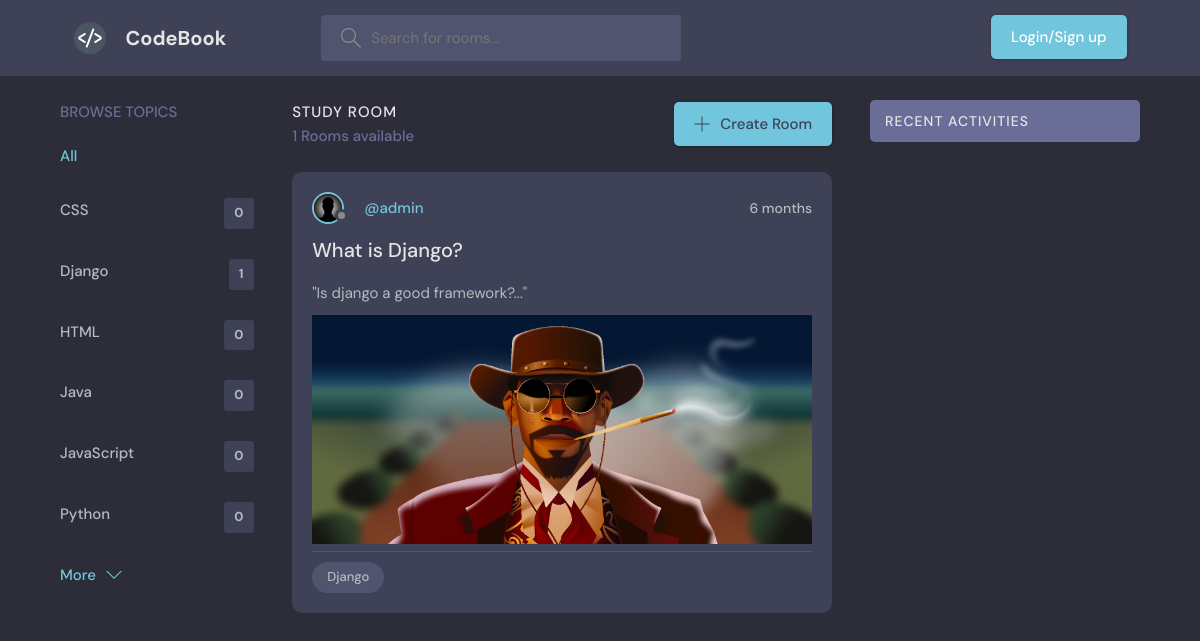
The page / on the database its author committed.
### base/models.py (models this page shows, shortened)
class Topic(models.Model):
    name = models.CharField(max_length=200)
    def __str__(self):
        return self.name[:20]
    class Meta:
        ordering=['name']

class Room(models.Model):
    host = models.ForeignKey(User, on_delete=models.CASCADE)
    topic = models.ForeignKey(Topic, on_delete=models.CASCADE)
    name = models.CharField(max_length=200)
    description = models.TextField(max_length=1024)
    participants = models.ManyToManyField(User, related_name='participants', blank=True)
    files = models.FileField(upload_to="Room-files", blank=True)
    images = models.ImageField(upload_to="Room-images", blank=True)
    video = models.FileField(upload_to="Room-videos", blank=True, max_length=10000)
    created = models.DateTimeField(auto_now_add=True)
    updated = models.DateTimeField(auto_now=True)
    class Meta:
        ordering=['-updated', '-created']

class User(AbstractUser):
    genderChoice=(
        ('M','Male'),
        ('F','Female'),
        ('O','Other'),
    )
    name = models.CharField(max_length=25)
    email = models.EmailField(max_length=50)
    gender = models.CharField(max_length=25, choices=genderChoice)
    dob = models.DateField(null=True)
    phone = models.CharField(max_length=15)
    address = models.TextField(max_length=125)
    bio = models.TextField(max_length=500)
    avatar = models.ImageField(upload_to='avatars', default='nopic.jpg')
    status = models.BooleanField(default=True)

### base/views.py (the view)
# urls.py: path('', views.index, name='home'),
def index(request):
    topic = Topic.objects.all()
    user = User.objects.all()
    q = request.GET.get('q') if request.GET.get('q')  != None else ''
    room = Room.objects.filter(
        Q(topic__name__icontains=q) |
        Q(name__icontains=q) |
        Q(description__icontains=q)
    )
    room_count=room.count()
    room_messages = Message.objects.filter(Q(room__topic__name__icontains=q))
    context = {'room':room, 'topic':topic, 'room_count':room_count,'room_messages':room_messages, 'user':user}
    return render(request, 'base/home.html', context)

### base/templates/base/home.html (shortened to what this page needs)
{% extends 'main.html'%} {% block content%}
<main class="layout layout--3">
  <div class="container">
    {% include 'base/topics_comp.html'%}
    <div class="roomList">
      {% include 'base/feed.html' %}
    </div>
    {% include 'base/activity_comp.html'%}
  </div>
</main>
{% endblock %}

### base/templates/base/topics_comp.html
<div class="topics">
  <div class="topics__header">
    <h2>Browse Topics</h2>
  </div>
  <ul class="topics__list">
    <li>
      <a href="{% url 'home' %}" class="active">All</a>
    </li>
    {% for obj in topic%}
    <li>
      <a href="{% url 'home' %}?q={{obj.name}}"
        >{{obj.name}} <span>{{obj.room_set.all.count}}</span></a
      >
    </li>
    {% endfor %}
  </ul>
  <a class="btn btn--link" href="topics.html">
    More
    <svg
      version="1.1"
      xmlns="http://www.w3.org/2000/svg"
      width="32"
      height="32"
      viewBox="0 0 32 32"
    >
      <title>chevron-down</title>
      <path d="M16 21l-13-13h-3l16 16 16-16h-3l-13 13z"></path>
    </svg>
  </a>
</div>

### base/templates/base/feed.html (shortened to what this page needs)
<div class="roomList__header">
  <div>
    <h2>Study Room</h2>
    <p>{{room.count}} Rooms available</p>
  </div>
  <a class="btn btn--main" href="/create-room">
    <svg version="1.1" xmlns="http://www.w3.org/2000/svg" width="32" height="32" viewBox="0 0 32 32">
      <title>add</title>
      <path
        d="M16.943 0.943h-1.885v14.115h-14.115v1.885h14.115v14.115h1.885v-14.115h14.115v-1.885h-14.115v-14.115z"
      ></path>
    </svg>
    Create Room
  </a>
</div>
{% for x in room %}
<div class="roomListRoom">
  <div class="roomListRoom__header">
    <a href="{% url 'user-profile' x.host.id %}" class="roomListRoom__author">
      <div class="avatar avatar--small">
        <img src="{{x.host.avatar.url}}">
      </div>
       @{{x.host.username}}
    </a>
    <div class="roomListRoom__actions">
      <span>{{x.updated|timesince}}</span>
    </div>
  </div>
  <div class="roomListRoom__content">
    <a href="{% url 'detail' x.id %}">{{x.name}}</a>
    <p>
      "{{x.description|slice:":64"}}..."
    </p>
  </div>
  <div>
    {% include 'base/files_pics.html'%}
  </div>
  <div class="roomListRoom__meta">
    <p class="roomListRoom__topic">{{x.topic}}</p>
  </div>
</div>
{% endfor %}

### base/templates/base/files_pics.html (shortened to what this page needs)
<div>
  {% if x.images and x.video %}
  <div class='col-container'>
    <img src="{{x.images.url}}" height="410">
    <video width="230" controls autoplay muted>
      <source src="{{x.video.url}}" type="video/mp4" />
      Video Missing
    </video>
  </div>
  {% else %}
  <div>
    {% if x.images %}
    <img src="{{x.images.url}}" height="auto" />
    {% endif %}
  </div>
  {% endif %}
</div>

### static/css/style.css (style rules this page uses)
:root { --color-main: #71c6dd; --color-main-light: #e1f6fb; --color-dark: #3f4156; --color-dark-medium: #51546e; --color-dark-light: #696d97; --color-light: #e5e5e5; --color-gray: #8b8b8b; --color-light-gray: #b2bdbd; --color-bg: #2d2d39; --color-success: #5dd693; --color-error: #fc4b0b; }
* { font-family: "DM Sans", -apple-system, BlinkMacSystemFont, "Segoe UI", Roboto, Oxygen, Ubuntu, Cantarell, "Open Sans", "Helvetica Neue", sans-serif; margin: 0; padding: 0; box-sizing: border-box; text-rendering: optimizeLegibility; font-size: inherit; }
html { font-size: 56.25%; }
@media only screen and (min-width: 1200px) { html { font-size: 62.5%; } }
body { line-height: 1.6; font-weight: 400; font-size: 1.5rem; color: var(--color-light-gray); background-color: var(--color-bg); min-height: 100vh; }
img { width: 100%; }
a { display: inline-block; color: var(--color-main); text-decoration: none; }
.container { max-width: 120rem; width: 90%; margin: auto; }
.btn { background-color: transparent; border: none; display: inline-flex; align-items: center; gap: 1rem; cursor: pointer; transition: all ease-in-out 0.3s; padding: 1rem 2rem; border-radius: 5px; box-shadow: 1px 1px 3px 1px rgba(0, 0, 0, 0.15); font-weight: 500; }
.btn--link { border-radius: 0; padding: 0; color: var(--color-main); box-shadow: none; }
.btn--main { background-color: var(--color-main); color: var(--color-dark); }
.btn > svg { fill: currentColor; width: 1.6rem; height: 1.6rem; }
.avatar { position: relative; display: inline-block; border-radius: 50%; border: 2px solid var(--color-main); }
.avatar img { display: block; border-radius: 50%; object-fit: cover; object-position: center; }
.avatar::after { content: ""; display: block; position: absolute; background-color: var(--color-gray); z-index: 111; border-radius: 50%; border: 0.3rem solid var(--color-dark); }
.avatar.avatar--small img { width: 2.8rem; height: 2.8rem; }
.avatar.avatar--small:after { width: 0.7rem; height: 0.7rem; bottom: 0px; right: -6px; }
.layout { margin-top: 2.4rem; }
.layout > .container { display: flex; justify-content: space-between; align-items: flex-start; }
.layout--3 > .container > div:first-child { flex-basis: 18%; max-width: 22.5rem; }
.layout--3 > .container > div:nth-child(2) { flex-basis: 50%; }
.topics__header { margin-bottom: 2rem; }
.topics__header h2 { text-transform: uppercase; font-weight: 500; color: var(--color-dark-light); }
.topics__list { list-style: none; }
.topics__list li a { display: flex; justify-content: space-between; margin-bottom: 3rem; font-weight: 500; color: var(--color-light-gray); transition: all 0.3s ease-in-out; }
.topics__list li a.active, .topics__list li a:hover { color: var(--color-main); }
.topics__list li a span { padding: 0.5rem 1rem; background-color: var(--color-dark); border-radius: 3px; font-size: 1.3rem; font-weight: 700; letter-spacing: 1px; }
.roomList__header { display: flex; justify-content: space-between; align-items: center; margin-bottom: 2.4rem; }
.roomList__header h2 { text-transform: uppercase; font-weight: 500; color: var(--color-light); letter-spacing: 1px; }
.roomList__header p { font-weight: 500; color: var(--color-dark-light); }
.roomListRoom { margin-bottom: 2.4rem; background-color: var(--color-dark); border-radius: 1rem; padding: 2rem; }
.roomListRoom__header { display: flex; justify-content: space-between; align-items: center; }
.roomListRoom__author { font-weight: 500; display: flex; align-items: center; gap: 1rem; }
.roomListRoom__actions { display: flex; align-items: flex-start; gap: 1rem; position: relative; }
.roomListRoom__actions span { font-size: 1.4rem; font-weight: 500; }
.roomListRoom__content { margin: 1rem 0; }
.roomListRoom__content a { font-size: 2rem; font-weight: 500; margin-bottom: 1.5rem; color: var(--color-light); transition: all 0.3s ease-in-out; }
.roomListRoom__meta { border-top: 1px solid var(--color-dark-medium); padding-top: 1rem; display: flex; align-items: center; justify-content: space-between; }
.roomListRoom__topic { padding: 5px 1.5rem; background-color: var(--color-dark-medium); border-radius: 5rem; font-weight: 500; font-size: 1.3rem; }

### rows shown on the page
Topic: name "CSS", room_set.all.count "0"
Topic: name "Django", room_set.all.count "1"
Topic: name "HTML", room_set.all.count "0"
Topic: name "Java", room_set.all.count "0"
Topic: name "JavaScript", room_set.all.count "0"
Topic: name "Python", room_set.all.count "0"
Room: host.avatar (placeholder picture), host.username "admin", updated "6 months", name "What is Django?", description "Is django a good framework?", images (picture), topic "Django"

### other values the page prints
{{ room.count }} "1"
